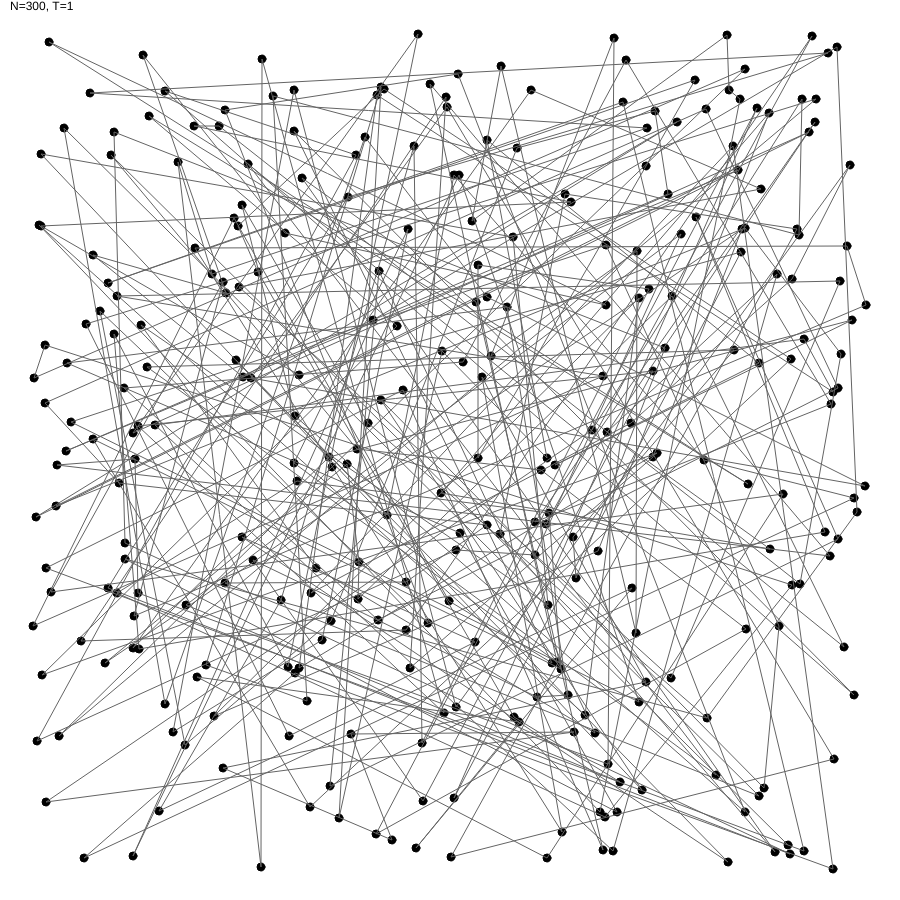
Frame 1 (no input)
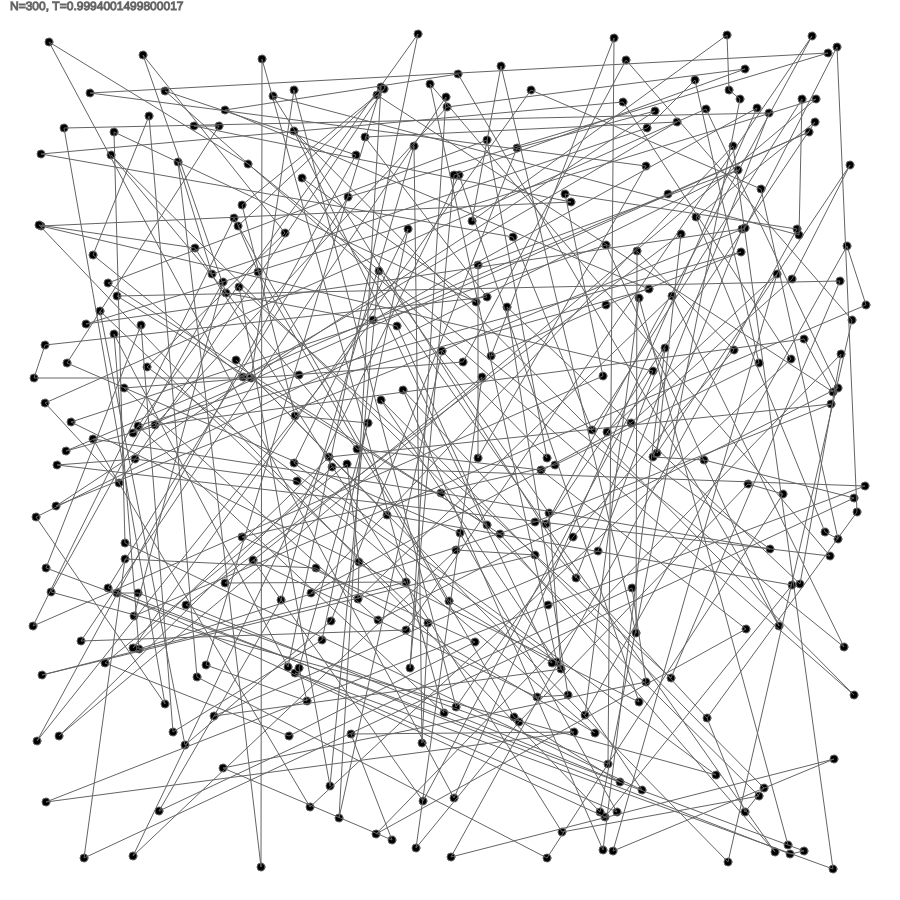
Frame 60 (no input)
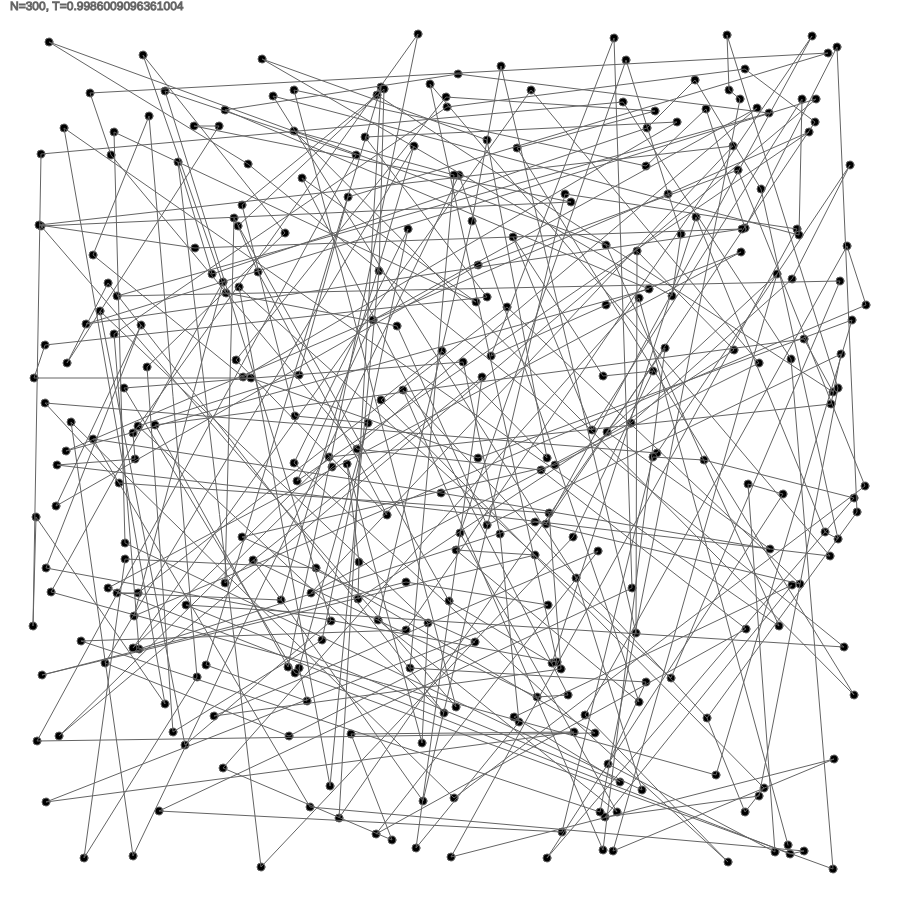
Frame 120 (the mouse pressed at the canvas centre since frame 60)

The p5.js sketch that drew these frames (run headless with seeded random() and noise() and a simulated clock; from frame 60 on, the mouse is pressed at the canvas centre):

// p5.js sketch
// ── sketch.js
var T = 1;
var cooling = 0.9999;
var region = 300;
var epochs = 20;
var citiesLength = region;
var cities = []
var cost;
var padding = 30;
var bestDist;
var bestPath = []
var temps = []
var citiesStates = []
var costs = []
var bestPaths = []
var width_n = 900;
var height_n = 900;


get_cities = function () {
    return cities;
}

get_best_path = function () {
    return bestPath;
}

set_best_dist = function () {
    let dist = cost_function(cities)

    if (dist < bestDist) {
        bestDist = dist;
        bestPath = [...cities]

    }
}

rand_start = function () {
    let cities = []
    for (let i = 0; i < citiesLength; i++) {
        let rand_width = Math.floor(Math.random() * (width_n - padding * 2)) + padding
        let rand_height = Math.floor(Math.random() * (height_n - padding * 2)) + padding
        cities.push({
            x: rand_width,
            y: rand_height
        })
    }
    return cities;
}

rand_neighbour = function (state) {
    // console.log(state)
    let cities = [...state]
    let i = Math.floor(Math.random() * region)
    let j = Math.floor(Math.random() * region)

    let temp = cities[i]
    cities[i] = cities[j]
    cities[j] = temp

    return cities
}

function mutate2Opt(route, i, j) {
    let neighbor = [...route]
    while (i != j) {
        let t = neighbor[j];
        neighbor[j] = neighbor[i];
        neighbor[i] = t;

        i = (i + 1) % citiesLength;
        if (i == j)
            break;
        j = (j - 1 + citiesLength) % citiesLength;
    }
    return neighbor;
}

cost_function = function (state) {

    let d = Math.sqrt(Math.pow(state[0].x - state[state.length - 1].x, 2) + Math.pow(state[0].y - state[state.length - 1].y, 2))

    state.reduce((a, b) => {
        d += Math.sqrt(Math.pow(a.x - b.x, 2) + Math.pow(a.y - b.y, 2))
        return b
    })
    return d
}


randomInt = function (n) {
    return Math.floor(Math.random() * n)
}



function setup() {
    createCanvas(900, 900);
    cities = rand_start()
    cost = cost_function(cities)
    citiesStates.push(cities);
    temps.push(T);
    bestDist = cost
    var accept = false;
    var state_n;
    var cost_n;
    var count = 0;

    while (T >= 0.0001) {

        for (let i = 0; i < epochs; i++) {

            let k = randomInt(citiesLength);
            let l = (k + 1 + randomInt(citiesLength - 2)) % citiesLength;

            if (k > l) {
                let tmp = k;
                k = l;
                l = tmp;
            }

            state_n = mutate2Opt(cities, k, l)

            cost_n = cost_function(state_n)
            let delta_cost = Math.abs(cost - cost_n)

            if (cost_n < cost) {
                accept = true;
            } else {
                let p = Math.exp(-delta_cost / T);
                if (p >= Math.random()) {
                    accept = true;
                } else {
                    accept = false;
                }
            }
            if (accept == true) {
                cost = cost_n;
                cities = state_n;
                citiesStates.push(cities);
                temps.push(T);

            }
        }

        T *= cooling
    }


}



var len = 0
function draw() {

    background(255);

    text(`N=${citiesLength}, T=${temps[len]}`, 10, 10)

    fill(0);
    beginShape();
    for (let i = 0; i < citiesLength; i++) {
        ellipse(citiesStates[len][i].x, citiesStates[len][i].y, 8, 8);
    }
    endShape();

    noFill();
    stroke(100);
    strokeWeight(1);
    beginShape();
    for (let i = 0; i < citiesLength; i++) {
        vertex(citiesStates[len][i].x, citiesStates[len][i].y);
    }
    vertex(cities[0].x, cities[0].y)
    endShape();

    if (len >= citiesStates.length-1) 
        noLoop();
    len += 1;
}
